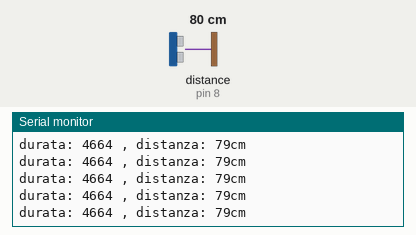
This sketch was run on a simulated Arduino Uno, built with avr-gcc and run on an emulated ATmega328P. On the bench: the last lines printed to the serial monitor. The test bench sets the inputs (shaded band); at power-on: distance to the obstacle (sensor on pin 8) 80 cm. The echo pulse lasts 58.3 µs per cm.

Above: at 1.2 s.
1.3 s: distance to the obstacle (sensor on pin 8) set to 120 cm
At 1.8 s:
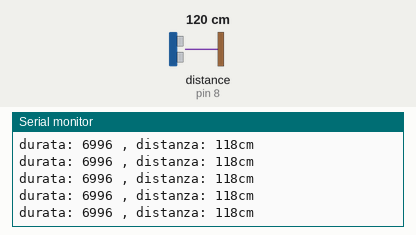
4.3 s: distance to the obstacle (sensor on pin 8) set to 2 cm
At 5.3 s:
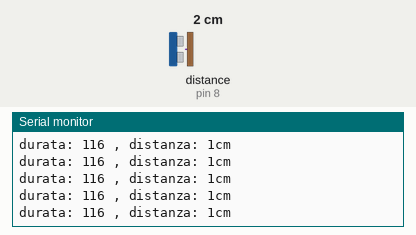
5.8 s: distance to the obstacle (sensor on pin 8) set to 4 cm
At 6.5 s:
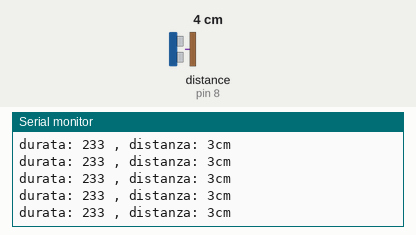
Timing chart, 0 to 8.8 s (numbered marks = the images above; inputs shaded):
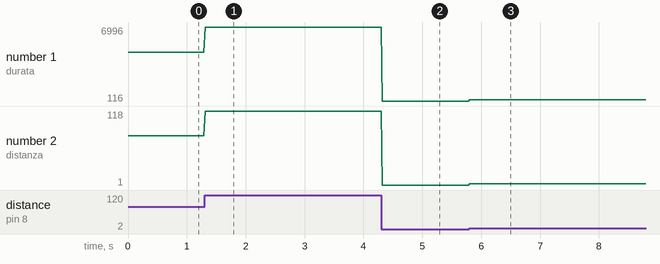

The sketch:

usoundTest.ino
```cpp
#define trigPin 7
#define echoPin 8

long duration, distance;

void setup() {
  // put your setup code here, to run once:
  Serial.begin(115200);
  pinMode( trigPin, OUTPUT );
  pinMode( echoPin, INPUT );
  Serial.println("OK");
}

void loop() {
  digitalWrite(trigPin, LOW);  // Added this line
  delayMicroseconds(20); // Added this line
  digitalWrite(trigPin, HIGH);
  delay(2); // Added this line
  digitalWrite(trigPin, LOW);
  duration = pulseIn(echoPin, HIGH);
  long r = 0.034 * duration / 2;
  Serial.print( "durata: " );
  Serial.print( duration );
  Serial.print( " , " );
  Serial.print( "distanza: " );

  //dopo 38ms è fuori dalla portata del sensore
  if( duration > 38000 )
    Serial.println( "fuori portata");
  else { Serial.print( r );
    Serial.println( "cm" );}

  //aspetta 1.5 secondi
  delay( 20 );
}
```

Measured:
- after the input at 1.3 s, the serial monitor: prints a new line at once (image 1)
- after the input at 4.3 s, the serial monitor: prints a new line at once (image 2)
- after the input at 5.8 s, the serial monitor: prints a new line at once (image 3)
- plotted number 1: 4664 → 6996 after the input at 1.3 s, 6996 → 116 after the input at 4.3 s, 116 → 233 after the input at 5.8 s
- plotted number 2: 79 → 118 after the input at 1.3 s, 118 → 1 after the input at 4.3 s, 1 → 3 after the input at 5.8 s
